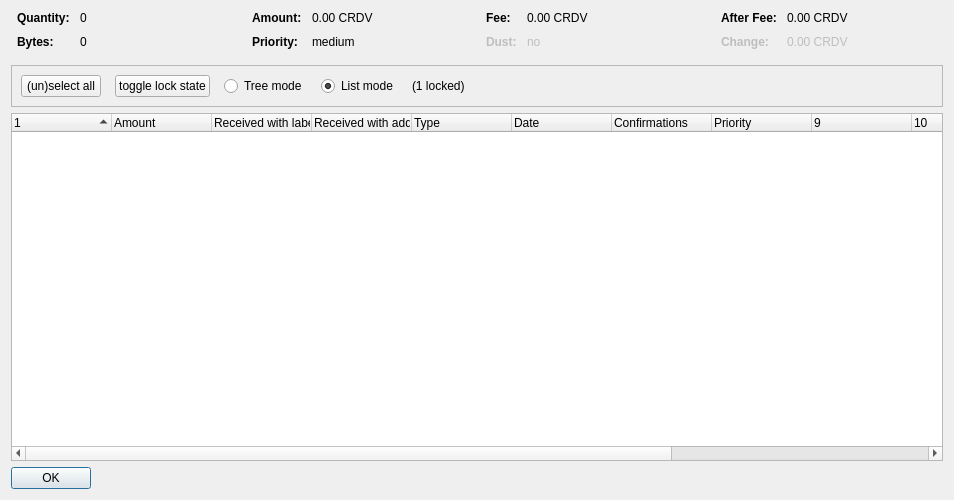
<?xml version="1.0" encoding="UTF-8"?>
<ui version="4.0">
 <class>CoinControlDialog</class>
 <widget class="QDialog" name="CoinControlDialog">
  <property name="geometry">
   <rect>
    <x>0</x>
    <y>0</y>
    <width>954</width>
    <height>500</height>
   </rect>
  </property>
  <property name="windowTitle">
   <string>Coin Selection</string>
  </property>
  <layout class="QVBoxLayout" name="verticalLayout">
   <item>
    <layout class="QHBoxLayout" name="horizontalLayoutTop" stretch="0,0,0,0">
     <property name="topMargin">
      <number>0</number>
     </property>
     <property name="bottomMargin">
      <number>10</number>
     </property>
     <item>
      <layout class="QFormLayout" name="formLayoutCoinControl1">
       <property name="horizontalSpacing">
        <number>10</number>
       </property>
       <property name="verticalSpacing">
        <number>10</number>
       </property>
       <property name="leftMargin">
        <number>6</number>
       </property>
       <property name="rightMargin">
        <number>6</number>
       </property>
       <item row="0" column="0">
        <widget class="QLabel" name="labelCoinControlQuantityText">
         <property name="font">
          <font>
           <weight>75</weight>
           <bold>true</bold>
          </font>
         </property>
         <property name="text">
          <string>Quantity:</string>
         </property>
        </widget>
       </item>
       <item row="0" column="1">
        <widget class="QLabel" name="labelCoinControlQuantity">
         <property name="cursor">
          <cursorShape>IBeamCursor</cursorShape>
         </property>
         <property name="contextMenuPolicy">
          <enum>Qt::ActionsContextMenu</enum>
         </property>
         <property name="text">
          <string notr="true">0</string>
         </property>
         <property name="textInteractionFlags">
          <set>Qt::LinksAccessibleByMouse|Qt::TextSelectableByKeyboard|Qt::TextSelectableByMouse</set>
         </property>
        </widget>
       </item>
       <item row="1" column="0">
        <widget class="QLabel" name="labelCoinControlBytesText">
         <property name="font">
          <font>
           <weight>75</weight>
           <bold>true</bold>
          </font>
         </property>
         <property name="text">
          <string>Bytes:</string>
         </property>
        </widget>
       </item>
       <item row="1" column="1">
        <widget class="QLabel" name="labelCoinControlBytes">
         <property name="cursor">
          <cursorShape>IBeamCursor</cursorShape>
         </property>
         <property name="contextMenuPolicy">
          <enum>Qt::ActionsContextMenu</enum>
         </property>
         <property name="text">
          <string notr="true">0</string>
         </property>
         <property name="textInteractionFlags">
          <set>Qt::LinksAccessibleByMouse|Qt::TextSelectableByKeyboard|Qt::TextSelectableByMouse</set>
         </property>
        </widget>
       </item>
      </layout>
     </item>
     <item>
      <layout class="QFormLayout" name="formLayoutCoinControl2">
       <property name="horizontalSpacing">
        <number>10</number>
       </property>
       <property name="verticalSpacing">
        <number>10</number>
       </property>
       <property name="leftMargin">
        <number>6</number>
       </property>
       <property name="rightMargin">
        <number>6</number>
       </property>
       <item row="0" column="0">
        <widget class="QLabel" name="labelCoinControlAmountText">
         <property name="font">
          <font>
           <weight>75</weight>
           <bold>true</bold>
          </font>
         </property>
         <property name="text">
          <string>Amount:</string>
         </property>
        </widget>
       </item>
       <item row="0" column="1">
        <widget class="QLabel" name="labelCoinControlAmount">
         <property name="cursor">
          <cursorShape>IBeamCursor</cursorShape>
         </property>
         <property name="contextMenuPolicy">
          <enum>Qt::ActionsContextMenu</enum>
         </property>
         <property name="text">
          <string notr="true">0.00 CRDV</string>
         </property>
         <property name="textInteractionFlags">
          <set>Qt::LinksAccessibleByMouse|Qt::TextSelectableByKeyboard|Qt::TextSelectableByMouse</set>
         </property>
        </widget>
       </item>
       <item row="1" column="0">
        <widget class="QLabel" name="labelCoinControlPriorityText">
         <property name="font">
          <font>
           <weight>75</weight>
           <bold>true</bold>
          </font>
         </property>
         <property name="text">
          <string>Priority:</string>
         </property>
        </widget>
       </item>
       <item row="1" column="1">
        <widget class="QLabel" name="labelCoinControlPriority">
         <property name="cursor">
          <cursorShape>IBeamCursor</cursorShape>
         </property>
         <property name="contextMenuPolicy">
          <enum>Qt::ActionsContextMenu</enum>
         </property>
         <property name="text">
          <string>medium</string>
         </property>
         <property name="textInteractionFlags">
          <set>Qt::LinksAccessibleByMouse|Qt::TextSelectableByKeyboard|Qt::TextSelectableByMouse</set>
         </property>
        </widget>
       </item>
      </layout>
     </item>
     <item>
      <layout class="QFormLayout" name="formLayoutCoinControl3">
       <property name="horizontalSpacing">
        <number>10</number>
       </property>
       <property name="verticalSpacing">
        <number>10</number>
       </property>
       <property name="leftMargin">
        <number>6</number>
       </property>
       <property name="rightMargin">
        <number>6</number>
       </property>
       <item row="0" column="0">
        <widget class="QLabel" name="labelCoinControlFeeText">
         <property name="font">
          <font>
           <weight>75</weight>
           <bold>true</bold>
          </font>
         </property>
         <property name="text">
          <string>Fee:</string>
         </property>
        </widget>
       </item>
       <item row="0" column="1">
        <widget class="QLabel" name="labelCoinControlFee">
         <property name="cursor">
          <cursorShape>IBeamCursor</cursorShape>
         </property>
         <property name="contextMenuPolicy">
          <enum>Qt::ActionsContextMenu</enum>
         </property>
         <property name="text">
          <string notr="true">0.00 CRDV</string>
         </property>
         <property name="textInteractionFlags">
          <set>Qt::LinksAccessibleByMouse|Qt::TextSelectableByKeyboard|Qt::TextSelectableByMouse</set>
         </property>
        </widget>
       </item>
       <item row="1" column="0">
        <widget class="QLabel" name="labelCoinControlLowOutputText">
         <property name="enabled">
          <bool>false</bool>
         </property>
         <property name="font">
          <font>
           <weight>75</weight>
           <bold>true</bold>
          </font>
         </property>
         <property name="text">
          <string>Dust:</string>
         </property>
        </widget>
       </item>
       <item row="1" column="1">
        <widget class="QLabel" name="labelCoinControlLowOutput">
         <property name="enabled">
          <bool>false</bool>
         </property>
         <property name="cursor">
          <cursorShape>IBeamCursor</cursorShape>
         </property>
         <property name="contextMenuPolicy">
          <enum>Qt::ActionsContextMenu</enum>
         </property>
         <property name="text">
          <string>no</string>
         </property>
         <property name="textInteractionFlags">
          <set>Qt::LinksAccessibleByMouse|Qt::TextSelectableByKeyboard|Qt::TextSelectableByMouse</set>
         </property>
        </widget>
       </item>
      </layout>
     </item>
     <item>
      <layout class="QFormLayout" name="formLayoutCoinControl4">
       <property name="horizontalSpacing">
        <number>10</number>
       </property>
       <property name="verticalSpacing">
        <number>10</number>
       </property>
       <property name="leftMargin">
        <number>6</number>
       </property>
       <property name="rightMargin">
        <number>6</number>
       </property>
       <item row="0" column="0">
        <widget class="QLabel" name="labelCoinControlAfterFeeText">
         <property name="font">
          <font>
           <weight>75</weight>
           <bold>true</bold>
          </font>
         </property>
         <property name="text">
          <string>After Fee:</string>
         </property>
        </widget>
       </item>
       <item row="0" column="1">
        <widget class="QLabel" name="labelCoinControlAfterFee">
         <property name="cursor">
          <cursorShape>IBeamCursor</cursorShape>
         </property>
         <property name="contextMenuPolicy">
          <enum>Qt::ActionsContextMenu</enum>
         </property>
         <property name="text">
          <string notr="true">0.00 CRDV</string>
         </property>
         <property name="textInteractionFlags">
          <set>Qt::LinksAccessibleByMouse|Qt::TextSelectableByKeyboard|Qt::TextSelectableByMouse</set>
         </property>
        </widget>
       </item>
       <item row="1" column="0">
        <widget class="QLabel" name="labelCoinControlChangeText">
         <property name="enabled">
          <bool>false</bool>
         </property>
         <property name="font">
          <font>
           <weight>75</weight>
           <bold>true</bold>
          </font>
         </property>
         <property name="text">
          <string>Change:</string>
         </property>
        </widget>
       </item>
       <item row="1" column="1">
        <widget class="QLabel" name="labelCoinControlChange">
         <property name="enabled">
          <bool>false</bool>
         </property>
         <property name="cursor">
          <cursorShape>IBeamCursor</cursorShape>
         </property>
         <property name="contextMenuPolicy">
          <enum>Qt::ActionsContextMenu</enum>
         </property>
         <property name="text">
          <string notr="true">0.00 CRDV</string>
         </property>
         <property name="textInteractionFlags">
          <set>Qt::LinksAccessibleByMouse|Qt::TextSelectableByKeyboard|Qt::TextSelectableByMouse</set>
         </property>
        </widget>
       </item>
      </layout>
     </item>
    </layout>
   </item>
   <item>
    <widget class="QFrame" name="frame">
     <property name="minimumSize">
      <size>
       <width>0</width>
       <height>40</height>
      </size>
     </property>
     <property name="frameShape">
      <enum>QFrame::StyledPanel</enum>
     </property>
     <property name="frameShadow">
      <enum>QFrame::Sunken</enum>
     </property>
     <layout class="QHBoxLayout" name="horizontalLayout">
      <item>
       <layout class="QHBoxLayout" name="horizontalLayoutPanel" stretch="0,0,0,0,0,0">
        <property name="spacing">
         <number>14</number>
        </property>
        <item>
         <widget class="QPushButton" name="pushButtonSelectAll">
          <property name="sizePolicy">
           <sizepolicy hsizetype="Maximum" vsizetype="Fixed">
            <horstretch>0</horstretch>
            <verstretch>0</verstretch>
           </sizepolicy>
          </property>
          <property name="text">
           <string>(un)select all</string>
          </property>
          <property name="autoDefault">
           <bool>false</bool>
          </property>
         </widget>
        </item>
        <item>
         <widget class="QPushButton" name="pushButtonToggleLock">
          <property name="sizePolicy">
           <sizepolicy hsizetype="Maximum" vsizetype="Fixed">
            <horstretch>0</horstretch>
            <verstretch>0</verstretch>
           </sizepolicy>
          </property>
          <property name="text">
           <string>toggle lock state</string>
          </property>
          <property name="autoDefault">
           <bool>false</bool>
          </property>
         </widget>
        </item>
        <item>
         <widget class="QRadioButton" name="radioTreeMode">
          <property name="sizePolicy">
           <sizepolicy hsizetype="Maximum" vsizetype="Fixed">
            <horstretch>0</horstretch>
            <verstretch>0</verstretch>
           </sizepolicy>
          </property>
          <property name="text">
           <string>Tree mode</string>
          </property>
         </widget>
        </item>
        <item>
         <widget class="QRadioButton" name="radioListMode">
          <property name="sizePolicy">
           <sizepolicy hsizetype="Maximum" vsizetype="Fixed">
            <horstretch>0</horstretch>
            <verstretch>0</verstretch>
           </sizepolicy>
          </property>
          <property name="text">
           <string>List mode</string>
          </property>
          <property name="checked">
           <bool>true</bool>
          </property>
         </widget>
        </item>
        <item>
         <widget class="QLabel" name="labelLocked">
          <property name="text">
           <string>(1 locked)</string>
          </property>
         </widget>
        </item>
        <item>
         <spacer name="horizontalSpacer">
          <property name="orientation">
           <enum>Qt::Horizontal</enum>
          </property>
          <property name="sizeHint" stdset="0">
           <size>
            <width>40</width>
            <height>20</height>
           </size>
          </property>
         </spacer>
        </item>
       </layout>
      </item>
     </layout>
    </widget>
   </item>
   <item>
    <widget class="CoinControlTreeWidget" name="treeWidget">
     <property name="contextMenuPolicy">
      <enum>Qt::CustomContextMenu</enum>
     </property>
     <property name="sortingEnabled">
      <bool>false</bool>
     </property>
     <property name="columnCount">
      <number>13</number>
     </property>
     <attribute name="headerShowSortIndicator" stdset="0">
      <bool>true</bool>
     </attribute>
     <attribute name="headerStretchLastSection">
      <bool>false</bool>
     </attribute>
     <column>
      <property name="text">
       <string/>
      </property>
     </column>
     <column>
      <property name="text">
       <string>Amount</string>
      </property>
     </column>
     <column>
      <property name="text">
       <string>Received with label</string>
      </property>
     </column>
     <column>
      <property name="text">
       <string>Received with address</string>
      </property>
     </column>
     <column>
      <property name="text">
       <string>Type</string>
      </property>
     </column>
     <column>
      <property name="text">
       <string>Date</string>
      </property>
     </column>
     <column>
      <property name="text">
       <string>Confirmations</string>
      </property>
      <property name="toolTip">
       <string>Confirmed</string>
      </property>
     </column>
     <column>
      <property name="text">
       <string>Priority</string>
      </property>
     </column>
     <column>
      <property name="text">
       <string/>
      </property>
     </column>
     <column>
      <property name="text">
       <string/>
      </property>
     </column>
     <column>
      <property name="text">
       <string/>
      </property>
     </column>
     <column>
      <property name="text">
       <string/>
      </property>
     </column>
     <column>
      <property name="text">
       <string/>
      </property>
     </column>
    </widget>
   </item>
   <item>
    <widget class="QDialogButtonBox" name="buttonBox">
     <property name="sizePolicy">
      <sizepolicy hsizetype="Maximum" vsizetype="Fixed">
       <horstretch>0</horstretch>
       <verstretch>0</verstretch>
      </sizepolicy>
     </property>
     <property name="orientation">
      <enum>Qt::Horizontal</enum>
     </property>
     <property name="standardButtons">
      <set>QDialogButtonBox::Ok</set>
     </property>
    </widget>
   </item>
  </layout>
 </widget>
 <customwidgets>
  <customwidget>
   <class>CoinControlTreeWidget</class>
   <extends>QTreeWidget</extends>
   <header>coincontroltreewidget.h</header>
  </customwidget>
 </customwidgets>
 <resources/>
 <connections/>
</ui>
